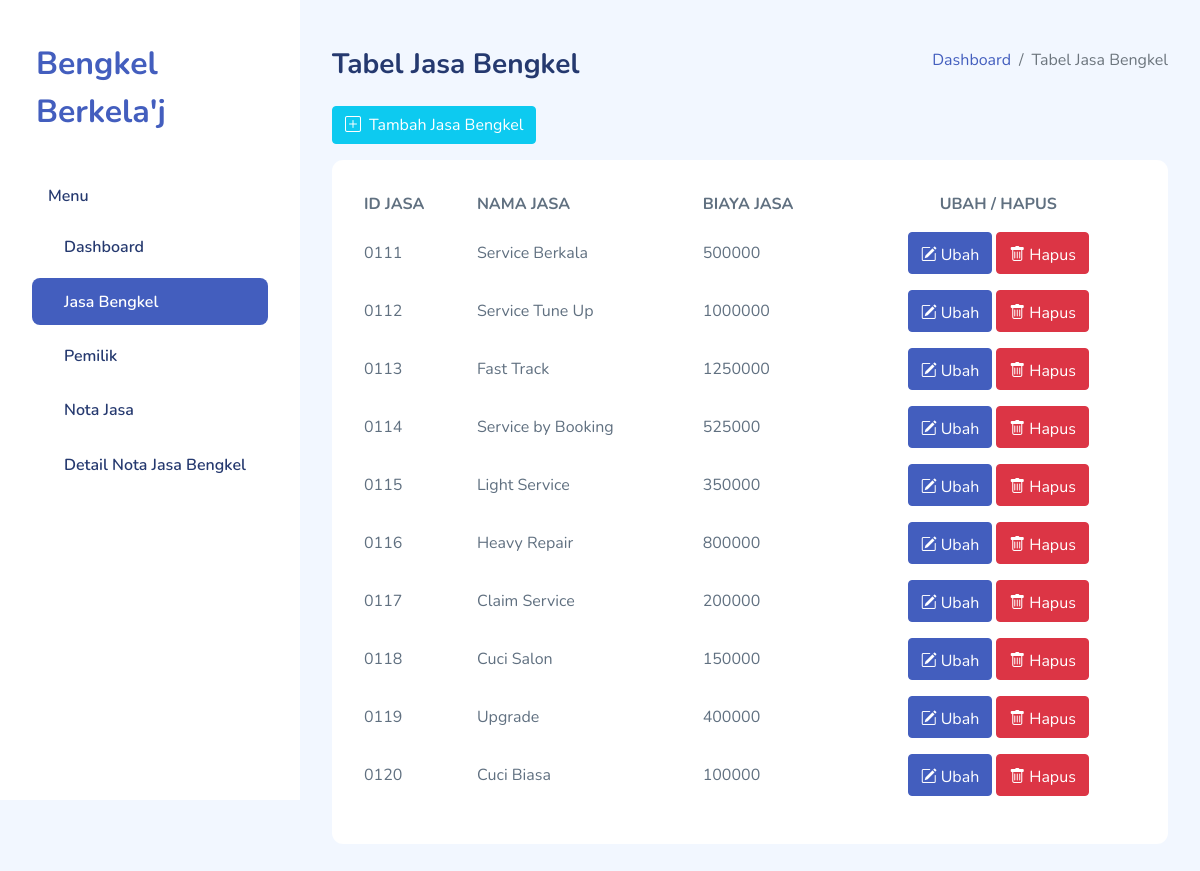
Page /tabel-jasabengkel.php on the committed database.
### tables this page shows
CREATE TABLE jasa_bengkel(
id_jasa VARCHAR(4),
nama_jasa VARCHAR(30),
biaya_jasa INTEGER,
CONSTRAINT jasa_bengkel_id_jasa_pk PRIMARY KEY (id_jasa)
);

### DB.php (called while the page is built, shortened)
<?php
class db{
    function __construct(){
        $dbname = "bengkel";
        $host = "localhost";
        $uname = "root";
        $pass = "";
        $this->db = new PDO("mysql:host=$host;dbname=$dbname", $uname, $pass);
	}
}
?>

### jasabengkel.php (called while the page is built, shortened)
<?php
require_once 'db.php';
class jasabengkel extends db {
    function show(){
        $data = $this->db->prepare("SELECT * FROM jasa_bengkel");
        try {
            $data->execute();
            $result = $data->fetchAll();
        } catch (PDOException $e) {
            print_r($e->getMessage());
        }
        return $result;
    }
}
?>

### tabel-jasabengkel.php (the view, shortened to what this page needs)
<?php
require_once 'jasabengkel.php';
$jasabengkel = new jasabengkel;
?>
<!DOCTYPE html>
<html lang="en">
<head>
    <link rel="stylesheet" href="assets/css/bootstrap.css">
    <link rel="stylesheet" href="assets/vendors/iconly/bold.css">
    <link rel="stylesheet" href="assets/vendors/perfect-scrollbar/perfect-scrollbar.css">
    <link rel="stylesheet" href="assets/vendors/bootstrap-icons/bootstrap-icons.css">
    <link rel="stylesheet" href="assets/css/app.css">
</head>
<body>
<div id="app">
<div id="sidebar" class="active">
            <div class="sidebar-wrapper active">
                <div class="sidebar-header">
                    <div class="d-flex justify-content-between">
                        <a href="index.php" class="mt-2 ms-1">Bengkel Berkela'j</a>
                    </div>
                </div>
                <div class="sidebar-menu">
                    <ul class="menu" id="menu">
                        <li class="sidebar-title">Menu</li>
                        <li class="sidebar-item">
                            <a href="index.php" class='sidebar-link'>
                                <span>Dashboard</span>
                            </a>
                        </li>
                        <li class="sidebar-item active">
                            <a href="tabel-jasabengkel.php" class='sidebar-link'>
                                <span>Jasa Bengkel</span>
                            </a>
                        </li>
                        <li class="sidebar-item">
                            <a href="tabel-pemilik.php" class='sidebar-link'>
                                <span>Pemilik</span>
                            </a>
                        </li>
                        <li class="sidebar-item">
                            <a href="tabel-notajasa.php" class='sidebar-link'>
                                <span>Nota Jasa</span>
                            </a>
                        </li>
                        <li class="sidebar-item">
                            <a href="tabel-detailnotajasabengkel.php" class='sidebar-link'>
                                <span>Detail Nota Jasa Bengkel</span>
                            </a>
                        </li>
                    </ul>
                </div>
            </div>
        </div>
        <div id="main">
            <div class="page-heading">
                <div class="page-title">
                    <div class="row">
                        <div class="col-12 col-md-6 order-md-1 order-last">
                            <h3>Tabel Jasa Bengkel</h3>
                            <button type="button" class="btn btn-info mb-3 mt-4 d-flex justify-content-center" data-bs-toggle="modal" data-bs-target="#tambah">
                                <span class="bi bi-plus-square me-2" style="padding-top: 2px;"></span>Tambah Jasa Bengkel
                            </button>
                        </div>
                        <div class="col-12 col-md-6 order-md-2 order-first">
                            <nav aria-label="breadcrumb" class="breadcrumb-header float-start float-lg-end">
                                <ol class="breadcrumb">
                                    <li class="breadcrumb-item"><a href="index.php">Dashboard</a></li>
                                    <li class="breadcrumb-item active" aria-current="page">Tabel Jasa Bengkel</li>
                                </ol>
                            </nav>
                        </div>
                    </div>
                </div>
                <section class="section">
                    <div class="card">
                        <div class="card-body">
                            <table class="table table-hover table-borderless" id="datatable">
                                <thead>
                                    <tr>
                                        <th scope="col">ID JASA</th>
                                        <th scope="col">NAMA JASA</th>
                                        <th scope="col">BIAYA JASA</th>
                                        <th scope="col" class="text-center">UBAH / HAPUS</th>
                                    </tr>
                                </thead>
                                <tbody>
                                    <?php foreach($jasabengkel->show() as $jb) : ?>
                                        <tr>
                                            <td scope="col"><?= $jb['id_jasa'] ?></td>
                                            <td scope="col"><?= $jb['nama_jasa'] ?></td>
                                            <td scope="col"><?= $jb['biaya_jasa'] ?></td>
                                            <td class="d-flex justify-content-center">
                                               <button type="button" class="btn btn-primary me-1 d-flex" data-bs-toggle="modal" data-bs-target="#update<?=$jb['id_jasa']?>">
                                                   <li class="bi bi-pencil-square me-1" style="list-style-type: none; padding-top: 6px"></li>
                                                   <div style="padding-top: 4px">Ubah</div>
                                               </button>
                                               <button type="button" class="btn btn-danger d-flex" data-bs-toggle="modal" data-bs-target="#delete<?=$jb['id_jasa']?>">
                                                   <li class="bi bi-trash me-1" style="list-style-type: none; padding-top: 6px"></li>
                                                   <div style="padding-top: 4px">Hapus</div>
                                               </button>
                                           </td>
                                        </tr>
                                    <?php endforeach; ?>
                                </tbody>
                            </table>
                        </div>
                    </div>
                </section>
            </div>
        </div>
    </div>
</body>
</html>

### assets/css/app.css (style rules this page uses)
.btn.btn-danger,.btn.btn-info,.btn.btn-primary,.btn.btn-secondary,.btn.btn-success,.btn.btn-warning { color:#fff }
.card { margin-bottom:2.2rem;border:none }
.card .card-body { padding:1.5rem }
#sidebar.active .sidebar-wrapper { left:0 }
.sidebar-wrapper { width:300px;height:100vh;position:fixed;top:0;z-index:10;overflow-y:auto;background-color:#fff;bottom:0;transition:left .5s ease-out }
.sidebar-wrapper .sidebar-header { padding:2rem 2rem 1rem;font-size:2rem;font-weight:700 }
.sidebar-wrapper .menu { margin-top:2rem;padding:0 2rem;font-weight:600 }
.sidebar-wrapper .menu .sidebar-title { padding:0 1rem;margin:1.5rem 0 1rem;font-size:1rem;list-style:none;font-weight:600;color:#25396f }
.sidebar-wrapper .menu .sidebar-link { display:block;padding:.7rem 1rem;font-size:1rem;display:flex;align-items:center;border-radius:.5rem;transition:all .5s;text-decoration:none;color:#25396f }
.sidebar-wrapper .menu .sidebar-link span { margin-left:1rem }
.sidebar-wrapper .menu .sidebar-item { list-style:none;margin-top:.5rem;position:relative }
.sidebar-wrapper .menu .sidebar-item.active .sidebar-link { background-color:#435ebe }
.sidebar-wrapper .menu .sidebar-item.active .sidebar-link span { color:#fff }
.dataTable-table td,.dataTable-table thead th,.table td,.table thead th { vertical-align:middle }
.bi { width:1rem;height:1rem }
#main { margin-left:300px;padding:2rem }
.page-heading { margin:0 0 2rem }
.page-heading h3 { font-weight:700 }
a { text-decoration:none }

### rows in the picture
jasa_bengkel: id_jasa "0111", nama_jasa "Service Berkala", biaya_jasa "500000"
jasa_bengkel: id_jasa "0112", nama_jasa "Service Tune Up", biaya_jasa "1000000"
jasa_bengkel: id_jasa "0113", nama_jasa "Fast Track", biaya_jasa "1250000"
jasa_bengkel: id_jasa "0114", nama_jasa "Service by Booking", biaya_jasa "525000"
jasa_bengkel: id_jasa "0115", nama_jasa "Light Service", biaya_jasa "350000"
jasa_bengkel: id_jasa "0116", nama_jasa "Heavy Repair", biaya_jasa "800000"
jasa_bengkel: id_jasa "0117", nama_jasa "Claim Service", biaya_jasa "200000"
jasa_bengkel: id_jasa "0118", nama_jasa "Cuci Salon", biaya_jasa "150000"
jasa_bengkel: id_jasa "0119", nama_jasa "Upgrade", biaya_jasa "400000"
jasa_bengkel: id_jasa "0120", nama_jasa "Cuci Biasa", biaya_jasa "100000"
